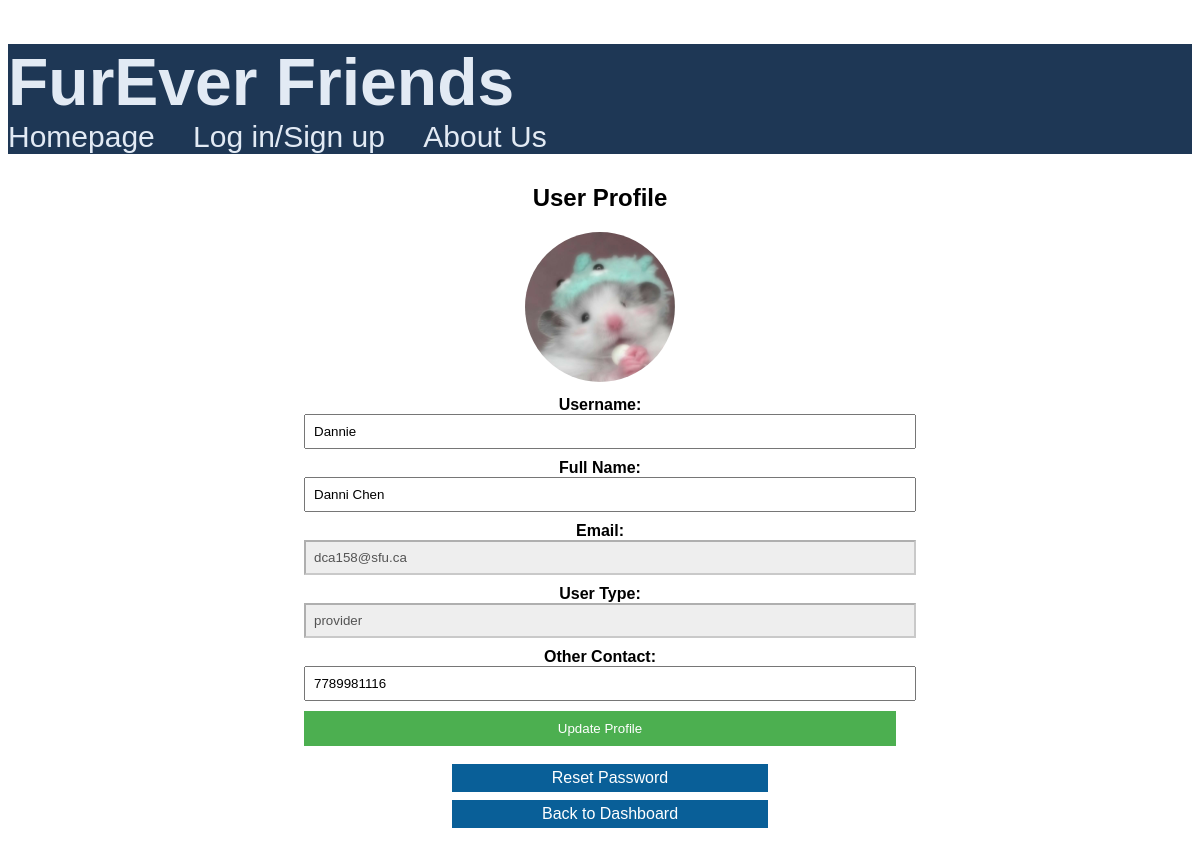
The page /public/staff/general/personal_info.php (signed in) on the database its author committed.
### tables this page shows
CREATE TABLE `user` (
  `user_id` int(5) NOT NULL,
  `user_type` varchar(20) NOT NULL,
  `user_name` varchar(15) NOT NULL,
  `password` varchar(255) NOT NULL,
  `legal_name` varchar(50) NOT NULL,
  `email` varchar(50) NOT NULL,
  `other_contact` varchar(50) NOT NULL,
  `profile_photo` varchar(50) NOT NULL
);

### public/staff/general/personal_info.php (the view, shortened to what this page needs)
<?php require_once("../../../private/functions/initialization.php") ?>
<?php
    $user_name = $_SESSION['user_name'];
    $userQuery = "SELECT * FROM user WHERE user_name = '$user_name'";
    $userResult = mysqli_query($connection ,$userQuery);
    $userData = mysqli_fetch_assoc($userResult);
?>
<!DOCTYPE html>
<html lang="en">
<head>
</head>
<?php require(ROOT_PATH . SHARED_PATH.'/header.php'); ?>
<body>
    <div class="profile-container">
    <h2>User Profile</h2>
        <img src="<?php echo htmlspecialchars(PUBLIC_PATH .'/images/profilephoto/' .$userData['profile_photo']); ?>" alt="Profile Photo" class="profile-photo">
        <form method="POST">
            <div class="form-group">
                <label>Username:</label>
                <input type="text" name="user_name" value="<?php echo htmlspecialchars($userData['user_name']); ?>" required>
            </div>
            <div class="form-group">
                <label>Full Name:</label>
                <input type="text" name="legal_name" value="<?php echo htmlspecialchars($userData['legal_name']); ?>" required>
            </div>
            <div class="form-group">
                <label>Email:</label>
                <input type="email" value="<?php echo htmlspecialchars($userData['email']); ?>" disabled>
            </div>
            <div class="form-group">
                <label>User Type:</label>
                <input type="text" value="<?php echo htmlspecialchars($userData['user_type']); ?>" disabled>
            </div>
            <div class="form-group">
                <label>Other Contact:</label>
                <input type="text" name="other_contact" value="<?php echo htmlspecialchars($userData['other_contact']); ?>">
            </div>
            <input type="submit" value="Update Profile" class="submit-btn">
        </form>
        <br>
        <div class="black_button">
            <a href="change_password.php" class="reset-btn">Reset Password</a>
            <br>
            <a href="provider_dashboard.php" class="reset-btn">Back to Dashboard</a>
        </div>
    </div>
</body>
</html>

### rows shown on the page
user: profile_photo (picture), user_name "Dannie", legal_name "Danni Chen", email "dca158@sfu.ca", user_type "provider", other_contact "7789981116"
